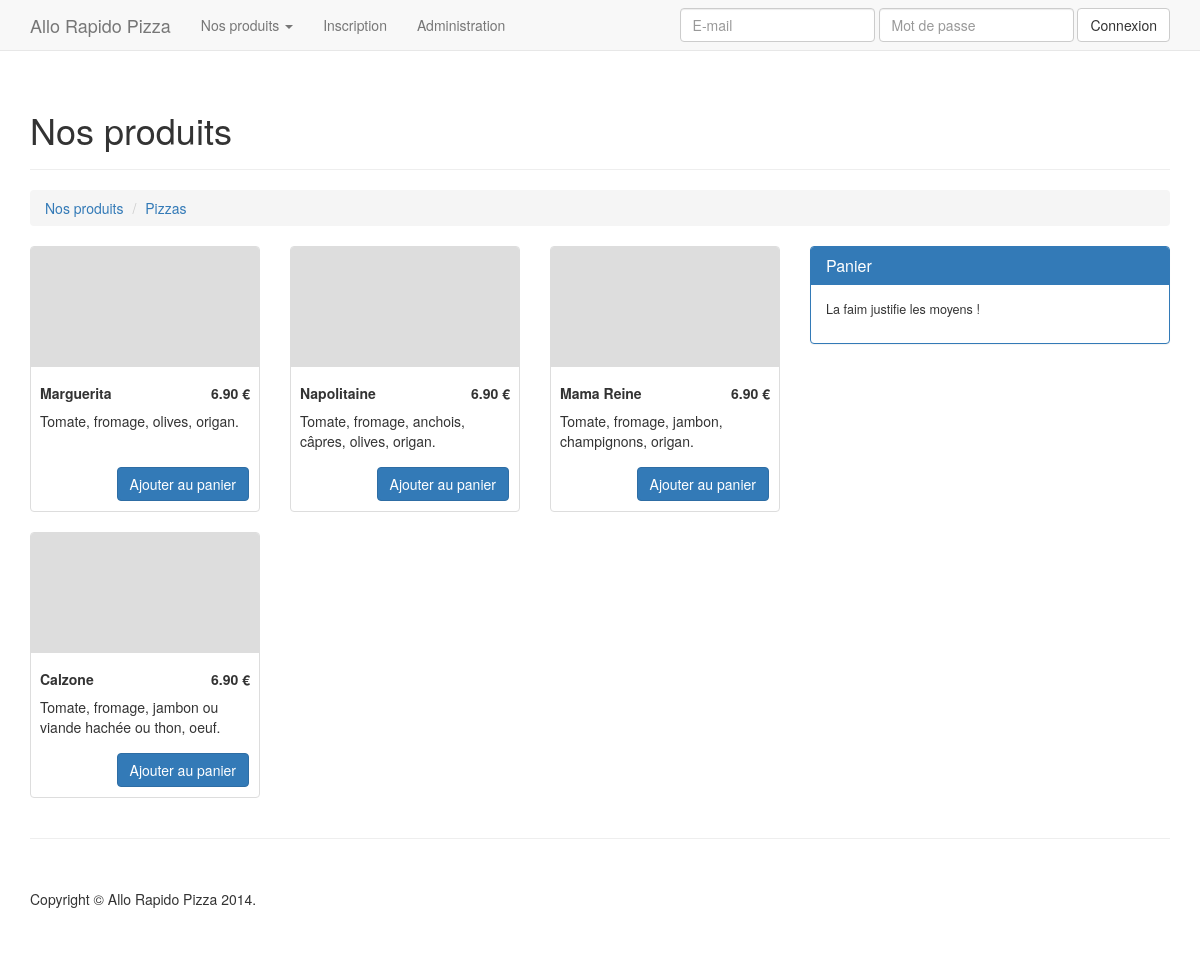
/index.php?categoryId=1, run on the app's committed database.
### tables this page shows
CREATE TABLE IF NOT EXISTS `categories` (
`categoryId` int(11) NOT NULL,
  `categoryName` varchar(255) NOT NULL
);

CREATE TABLE IF NOT EXISTS `products` (
`productId` int(11) NOT NULL,
  `productName` varchar(255) NOT NULL,
  `productDescription` text NOT NULL,
  `productPrice` float(5,2) NOT NULL,
  `categoryId` int(11) DEFAULT NULL
);

### index.php (called while the page is built, shortened)
<?php
require_once 'dbconnect.php';
require_once 'library/Model.class.php';
require_once 'library/SQLQueryManager.class.php';
require_once 'model/CartModel.class.php';
require_once 'model/CategoryModel.class.php';
require_once 'model/ProductModel.class.php';
require_once 'routing.php';
require_once 'controller/controller.php';
require_once 'view/top.phtml';
require_once 'view/' . $menu . '.phtml';
require_once 'view/bottom.phtml';

### controller/controller.php (called while the page is built, shortened)
<?php
if (isset($_SESSION['customerArray']))
{
    $customerIsConnected = true;
}
else
{
    $customerIsConnected = false;
}
if ($menu === 'shop')
{
    $cartModel = new CartModel($PDO);
    $categoryModel = new CategoryModel($PDO);
    $productModel = new ProductModel($PDO);
    if (isset($_GET['categoryId']) && $categoryModel->exists($_GET['categoryId']))
    {
        $productsList = $productModel->listAll($_GET['categoryId']);
        $selectedCategoryName = $categoryModel->getName($_GET['categoryId']);
    }
    else
    {
        $selectedCategoryName = false;
    }
    $cartProductsList = $cartModel->listAll();
    if (count($cartProductsList) === 0)
    {
        $cartIsEmpty = true;
    }
}

### library/Model.class.php (called while the page is built, shortened)
<?php
abstract class Model
{
  public function __construct($PDO)
	{
        $SQLQueryManager = new SQLQueryManager($PDO);
	}
  protected function setSQLQueryManager(SQLQueryManager $SQLQueryManager)
  {
    $this->SQLQueryManager = $SQLQueryManager;
  }
}

### model/CategoryModel.class.php (called while the page is built, shortened)
<?php
class CategoryModel extends Model
{
  protected $table = 'categories';
  public function getName($categoryId)
  {
    $valuesArray = [
      'categoryId' => $categoryId
    ];
    $categoriesArray = $this->SQLQueryManager->select($this->table, $valuesArray);
    return $categoriesArray[0]['categoryName'];
  }
}

### library/SQLQueryManager.class.php (called while the page is built, shortened)
<?php
class SQLQueryManager
{
  private $PDO;
  protected function setPDO(PDO $PDO)
  {
    $this->PDO = $PDO;
  }
  public function select($table, $whereArray = [], $orderBy = null, $limit = null, $offset = 0)
  {
    $query = "SELECT * FROM " . $table;
    $boundValues = [];
    if (count($whereArray) != 0)
    {
      $query .= " WHERE ";
      foreach ($whereArray as $column => $value)
      {
        $query .= $column . " = :" . $column . ' AND ';
        $boundValues[$column] = $value;
      }
      $query = substr($query, 0, strlen($query)-5);
    }
    $statement = $this->PDO->prepare($query);
    $statement->execute($boundValues);
    return $statement->fetchAll();
  }
  public function query($query, $boundValues, $returnResults = false)
  {
    $statement = $this->PDO->prepare($query);
    $statement->execute($boundValues);
    if ($returnResults)
    {
      return $statement->fetchAll();
    }
  }
}

### model/ProductModel.class.php (called while the page is built, shortened)
<?php
class ProductModel extends Model
{
    protected $table = 'products';
    public function listAll($categoryId = null)
    {
        if (!is_null($categoryId))
        {
            $whereArray = [
                'categoryId' => $categoryId
            ];
            return $this->SQLQueryManager->select($this->table, $whereArray);
        }
        else
        {
            $query = "SELECT *
                FROM products AS p, categories AS c
                WHERE p.categoryId = c.categoryId
                ORDER BY c.categoryName, p.productName";
            return $this->SQLQueryManager->query($query, [], true);
        }
    }
}

### model/CartModel.class.php (called while the page is built, shortened)
<?php
class CartModel extends Model
{
  public function listAll()
  {
    $query = "SELECT *
              FROM carts_products AS c, products AS p
              WHERE p.productId = c.productId AND c.cartId = :cartId";
    $boundValues = [
      'cartId' => $_SESSION['cartId']
    ];
    return $this->SQLQueryManager->query($query, $boundValues, true);
  }
}

### view/shop.phtml (the view, shortened to what this page needs)
<div class="page-header">
    <h1>Nos produits</h1>
</div>
<ol class="breadcrumb">
    <li><a href="index.php">Nos produits</a></li>
    <?php if ($selectedCategoryName): ?>
        <li><a href="#"><?= $selectedCategoryName ?></a></li>
    <?php endif ?>
</ol>
<div class="row">
    <div class="col-md-8">
        <div class="row">
            <?php if (!$selectedCategoryName): ?>
                <?php foreach($categoriesList as $category): ?>
                    <div class="col-sm-4 col-lg-4 col-md-4">
                        <div class="thumbnail">
                            <img src="http://placehold.it/320x150" alt="">
                            <div class="caption">
                                <h3><?= $category['categoryName'] ?></h3>
                            </div>
                            <div class="text-right product-button">
                                <a href="index.php?categoryId=<?= $category['categoryId'] ?>" class="btn btn-info">Choisir cette catégorie</a>
                            </div>
                        </div>
                    </div>
                <?php endforeach ?>
            <?php else: ?>
                <?php foreach($productsList as $product): ?>
                    <div class="col-sm-4 col-lg-4 col-md-4">
                        <div class="thumbnail">
                            <?php if(file_exists('view/img/products/' . $product['productId'] . '.jpg')): ?>
                                <div class="product-image" style="background-image: url('view/img/products/<?= $product['productId'] ?>.jpg');"></div>
                            <?php else: ?>
                                <div class="product-image"></div>
                            <?php endif ?>
                            <div class="caption">
                                <h4 class="pull-right"><?= $product['productPrice'] ?> €</h4>
                                <h4><?= $product['productName'] ?></h4>
                                <p><?= $product['productDescription'] ?></p>
                            </div>
                            <div class="text-right product-button">
                                <a href="index.php?<?php if ($selectedCategoryName) echo 'categoryId=' . $_GET['categoryId'] . '&amp;'; ?>productId=<?= $product['productId'] ?>&amp;action=cartProductAdd" class="btn btn-primary">Ajouter au panier</a>
                            </div>
                        </div>
                    </div>
                <?php endforeach ?>
            <?php endif ?>
        </div>
    </div>
    <div id="cart" class="col-md-4">
        <div class="panel  panel-primary">
            <div class="panel-heading">
                <h3 class="panel-title">Panier</h3>
            </div>
            <div class="panel-body">
                <?php if ($cartIsEmpty): ?>
                    <p>La faim justifie les moyens !</p>
                <?php endif ?>
            </div>
        </div>
    </div>
</div>

### view/top.phtml (shortened to what this page needs)
<!DOCTYPE html>
<html lang="fr">
<head>
  <link href="//maxcdn.bootstrapcdn.com/bootstrap/3.3.0/css/bootstrap.min.css" rel="stylesheet">
  <link href="view/css/main.css" rel="stylesheet">
</head>
<body>
  <nav class="navbar navbar-default navbar-fixed-top" role="navigation">
    <div class="container">
      <div class="navbar-header">
        <a class="navbar-brand" href="index.php">Allo Rapido Pizza</a>
      </div>
      <div class="collapse navbar-collapse">
        <ul class="nav navbar-nav">
          <li class="dropdown">
            <a href="#" class="dropdown-toggle" data-toggle="dropdown">
              Nos produits <span class="caret"></span>
            </a>
          </li>
          <?php if (!$customerIsConnected): ?>
            <li><a href="index.php?menu=signup">Inscription</a></li>
          <?php endif ?>
          <li><a href="index.php?menu=administration">Administration</a></li>
        </ul>
        <?php if ($customerIsConnected): ?>
          <ul class="nav navbar-nav navbar-right">
            <li><a href="index.php?action=customerDisconnect">Déconnexion</a></li>
          </ul>
        <?php else: ?>
          <form name="formCustomerConnect" action="" method="post" class="navbar-form navbar-right" role="search">
            <div class="form-group">
              <input name="customerEmail" type="email" class="form-control" placeholder="E-mail">
            </div>
            <div class="form-group">
              <input name="customerPassword" type="password" class="form-control" placeholder="Mot de passe">
            </div>
            <button type="submit" class="btn btn-default">Connexion</button>
          </form>
        <?php endif ?>
      </div>
    </div>
  </nav>
  <div class="container">

### view/bottom.phtml (shortened to what this page needs)
  </div>
  <div class="container">
    <hr>
    <footer>
      <div class="row">
        <div class="col-lg-12">
          <p>Copyright &copy; Allo Rapido Pizza <?= date("Y") ?>.</p>
        </div>
      </div>
    </footer>
  </div>
</body>
</html>

### view/css/main.css (style rules this page uses)
body { padding-top: 70px; }
.caption { height: 100px; overflow: hidden; }
.caption h4 { font-size: 100%; font-weight: 700; white-space: nowrap; }
.product-button { padding-bottom: 10px; padding-right: 10px; }
.thumbnail { padding: 0; }
footer { margin: 50px 0; }
#cart { font-size: 90%; }
.product-image { background-color: #ddd; background-position: center center; background-size: cover; border-top-left-radius: 3px; border-top-right-radius: 3px; height: 120px; width: 100%; }

### data on the page
categories: categoryName "Pizzas"
products: productPrice "6.90", productName "Marguerita", productDescription "Tomate, fromage, olives, origan."
products: productPrice "6.90", productName "Napolitaine", productDescription "Tomate, fromage, anchois, câpres, olives, origan."
products: productPrice "6.90", productName "Mama Reine", productDescription "Tomate, fromage, jambon, champignons, origan."
products: productPrice "6.90", productName "Calzone", productDescription "Tomate, fromage, jambon ou viande hachée ou thon, oeuf."
